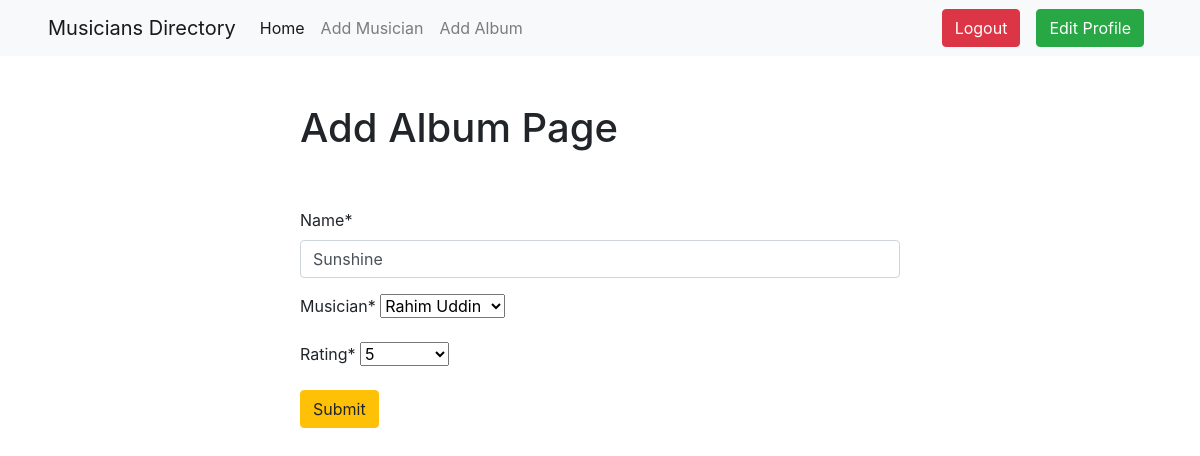
The app's page /album/edit/2 (signed in) with its own data.
### album/models.py (models this page shows, shortened)
class Album(models.Model):
    name = models.CharField(max_length=50)
    musician = models.ForeignKey(Musician, on_delete=models.CASCADE)
    release = models.DateField(auto_now_add=True)
    rating = models.CharField(max_length=20,choices=(('1','1'), ('2','2'), ('3','3'), ('4','4'),('5','5')))

### album/views.py (the view)
# urls.py: path('edit/<int:id>', views.edit_album,name="edit_album"),
def edit_album(request,id):
    album = models.Album.objects.get(pk=id)
    album_form = forms.AlbumForm(instance=album)
    if request.method == 'POST':
        album_form = forms.AlbumForm(request.POST, instance=album)
        if album_form.is_valid():
            album_form.save()
            return redirect('homepage')
    return render(request,'add_album.html', {'form': album_form})

### album/forms.py
class AlbumForm(forms.ModelForm):
    class Meta:
        model = Album
        fields ="__all__"

### musician/models.py (called while the page is built)
    def __str__(self):
        return f"{self.first_name} {self.last_name}"

### album/templates/add_album.html (shortened to what this page needs)
{% extends "base.html" %}
{% block content %}
{% load crispy_forms_tags %}
<form action="" class="w-50 mx-auto mt-5" method = "post">
    <h1>Add Album Page</h1><br><br>
    {{form|crispy}}
    <button class="btn btn-warning">Submit</button>
</form>
{% endblock content %}

### records on screen
Album: name "Sunshine", musician "Rahim Uddin", rating "5"
